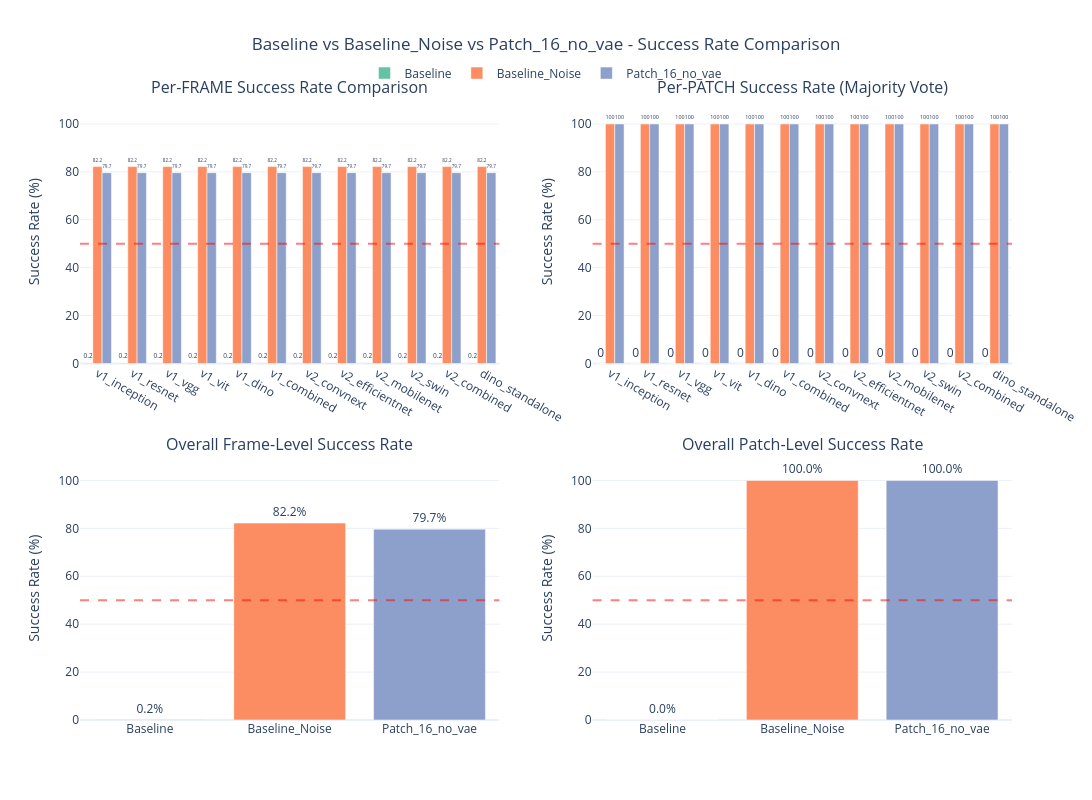

Write notebook code for a chart like this one.
### Code cell
# Combined comparison chart using Plotly - supports arbitrary number of experiments
import plotly.express as px
import plotly.graph_objects as go
from plotly.subplots import make_subplots

# Combine all summaries
all_summaries = pd.concat(experiment_summaries.values(), ignore_index=True)

# Color palette for experiments
color_palette = px.colors.qualitative.Set2
exp_colors = {exp: color_palette[i % len(color_palette)] for i, exp in enumerate(experiment_summaries.keys())}

# Create 2x2 subplot figure
fig = make_subplots(
    rows=2, cols=2,
    subplot_titles=(
        'Per-FRAME Success Rate Comparison',
        'Per-PATCH Success Rate (Majority Vote)',
        'Overall Frame-Level Success Rate',
        'Overall Patch-Level Success Rate'
    ),
    vertical_spacing=0.15,
    horizontal_spacing=0.1
)

# Get models from first experiment
models = list(experiment_summaries.values())[0]['Model'].tolist() if experiment_summaries else []

# 1. Per-Frame Success Rate comparison (top-left)
for exp_name, summary in experiment_summaries.items():
    fig.add_trace(
        go.Bar(name=exp_name, x=summary['Model'], y=summary['Frame Success Rate'],
               marker_color=exp_colors[exp_name], text=summary['Frame Success Rate'].round(1),
               textposition='outside', showlegend=True),
        row=1, col=1
    )
fig.add_hline(y=50, line_dash="dash", line_color="red", opacity=0.5, row=1, col=1)

# 2. Per-Patch Success Rate comparison (top-right)
for exp_name, summary in experiment_summaries.items():
    fig.add_trace(
        go.Bar(name=exp_name, x=summary['Model'], y=summary['Patch Success Rate'],
               marker_color=exp_colors[exp_name], text=summary['Patch Success Rate'].round(1),
               textposition='outside', showlegend=False),
        row=1, col=2
    )
fig.add_hline(y=50, line_dash="dash", line_color="red", opacity=0.5, row=1, col=2)

# 3. Average frame success rate per experiment (bottom-left)
exp_names = list(experiment_summaries.keys())
avg_frame_rates = [summary['Frame Success Rate'].mean() for summary in experiment_summaries.values()]
fig.add_trace(
    go.Bar(x=exp_names, y=avg_frame_rates,
           marker_color=[exp_colors[n] for n in exp_names],
           text=[f'{r:.1f}%' for r in avg_frame_rates],
           textposition='outside', showlegend=False),
    row=2, col=1
)
fig.add_hline(y=50, line_dash="dash", line_color="red", opacity=0.5, row=2, col=1)

# 4. Average patch success rate per experiment (bottom-right)
avg_patch_rates = [summary['Patch Success Rate'].mean() for summary in experiment_summaries.values()]
fig.add_trace(
    go.Bar(x=exp_names, y=avg_patch_rates,
           marker_color=[exp_colors[n] for n in exp_names],
           text=[f'{r:.1f}%' for r in avg_patch_rates],
           textposition='outside', showlegend=False),
    row=2, col=2
)
fig.add_hline(y=50, line_dash="dash", line_color="red", opacity=0.5, row=2, col=2)

# Update layout
title_text = ' vs '.join(experiment_summaries.keys()) + ' - Success Rate Comparison'
fig.update_layout(
    title_text=title_text,
    title_x=0.5,
    barmode='group',
    height=800,
    width=1200,
    template='plotly_white',
    legend=dict(orientation='h', yanchor='bottom', y=1.02, xanchor='center', x=0.5)
)

# Update all y-axes
for i in range(1, 3):
    for j in range(1, 3):
        fig.update_yaxes(range=[0, 110], title_text='Success Rate (%)', row=i, col=j)

fig.write_html('batch_capture_comparison.html')
fig.show()
print("✓ Interactive comparison saved to 'batch_capture_comparison.html'")

### Figure 1 — Plotly figure (JSON) as saved in the notebook; plotly's stock layout.template omitted (floating-point values rounded to 4 significant figures)
{"data": [{"marker": {"color": "rgb(102,194,165)"}, "name": "Baseline", "showlegend": true, "text": [0.2, 0.2, 0.2, 0.2, 0.2, 0.2, 0.2, 0.2, 0.2, 0.2, 0.2, 0.2], "textposition": "outside", "type": "bar", "x": ["v1_inception", "v1_resnet", "v1_vgg", "v1_vit", "v1_dino", "v1_combined", "v2_convnext", "v2_efficientnet", "v2_mobilenet", "v2_swin", "v2_combined", "dino_standalone"], "xaxis": "x", "y": [0.2, 0.2, 0.2, 0.2, 0.2, 0.2, 0.2, 0.2, 0.2, 0.2, 0.2, 0.2], "yaxis": "y"}, {"marker": {"color": "rgb(252,141,98)"}, "name": "Baseline_Noise", "showlegend": true, "text": [82.2, 82.2, 82.2, 82.2, 82.2, 82.2, 82.2, 82.2, 82.2, 82.2, 82.2, 82.2], "textposition": "outside", "type": "bar", "x": ["v1_inception", "v1_resnet", "v1_vgg", "v1_vit", "v1_dino", "v1_combined", "v2_convnext", "v2_efficientnet", "v2_mobilenet", "v2_swin", "v2_combined", "dino_standalone"], "xaxis": "x", "y": [82.2, 82.2, 82.2, 82.2, 82.2, 82.2, 82.2, 82.2, 82.2, 82.2, 82.2, 82.2], "yaxis": "y"}, {"marker": {"color": "rgb(141,160,203)"}, "name": "Patch_16_no_vae", "showlegend": true, "text": [79.7, 79.7, 79.7, 79.7, 79.7, 79.7, 79.7, 79.7, 79.7, 79.7, 79.7, 79.7], "textposition": "outside", "type": "bar", "x": ["v1_inception", "v1_resnet", "v1_vgg", "v1_vit", "v1_dino", "v1_combined", "v2_convnext", "v2_efficientnet", "v2_mobilenet", "v2_swin", "v2_combined", "dino_standalone"], "xaxis": "x", "y": [79.67, 79.67, 79.67, 79.67, 79.67, 79.67, 79.67, 79.67, 79.67, 79.67, 79.67, 79.67], "yaxis": "y"}, {"marker": {"color": "rgb(102,194,165)"}, "name": "Baseline", "showlegend": false, "text": [0, 0, 0, 0, 0, 0, 0, 0, 0, 0, 0, 0], "textposition": "outside", "type": "bar", "x": ["v1_inception", "v1_resnet", "v1_vgg", "v1_vit", "v1_dino", "v1_combined", "v2_convnext", "v2_efficientnet", "v2_mobilenet", "v2_swin", "v2_combined", "dino_standalone"], "xaxis": "x2", "y": [0, 0, 0, 0, 0, 0, 0, 0, 0, 0, 0, 0], "yaxis": "y2"}, {"marker": {"color": "rgb(252,141,98)"}, "name": "Baseline_Noise", "showlegend": false, "text": [100, 100, 100, 100, 100, 100, 100, 100, 100, 100, 100, 100], "textposition": "outside", "type": "bar", "x": ["v1_inception", "v1_resnet", "v1_vgg", "v1_vit", "v1_dino", "v1_combined", "v2_convnext", "v2_efficientnet", "v2_mobilenet", "v2_swin", "v2_combined", "dino_standalone"], "xaxis": "x2", "y": [100, 100, 100, 100, 100, 100, 100, 100, 100, 100, 100, 100], "yaxis": "y2"}, {"marker": {"color": "rgb(141,160,203)"}, "name": "Patch_16_no_vae", "showlegend": false, "text": [100, 100, 100, 100, 100, 100, 100, 100, 100, 100, 100, 100], "textposition": "outside", "type": "bar", "x": ["v1_inception", "v1_resnet", "v1_vgg", "v1_vit", "v1_dino", "v1_combined", "v2_convnext", "v2_efficientnet", "v2_mobilenet", "v2_swin", "v2_combined", "dino_standalone"], "xaxis": "x2", "y": [100, 100, 100, 100, 100, 100, 100, 100, 100, 100, 100, 100], "yaxis": "y2"}, {"marker": {"color": ["rgb(102,194,165)", "rgb(252,141,98)", "rgb(141,160,203)"]}, "showlegend": false, "text": ["0.2%", "82.2%", "79.7%"], "textposition": "outside", "type": "bar", "x": ["Baseline", "Baseline_Noise", "Patch_16_no_vae"], "xaxis": "x3", "y": [0.2, 82.2, 79.67], "yaxis": "y3"}, {"marker": {"color": ["rgb(102,194,165)", "rgb(252,141,98)", "rgb(141,160,203)"]}, "showlegend": false, "text": ["0.0%", "100.0%", "100.0%"], "textposition": "outside", "type": "bar", "x": ["Baseline", "Baseline_Noise", "Patch_16_no_vae"], "xaxis": "x4", "y": [0, 100, 100], "yaxis": "y4"}], "layout": {"annotations": [{"font": {"size": 16}, "showarrow": false, "text": "Per-FRAME Success Rate Comparison", "x": 0.225, "xanchor": "center", "xref": "paper", "y": 1, "yanchor": "bottom", "yref": "paper"}, {"font": {"size": 16}, "showarrow": false, "text": "Per-PATCH Success Rate (Majority Vote)", "x": 0.775, "xanchor": "center", "xref": "paper", "y": 1, "yanchor": "bottom", "yref": "paper"}, {"font": {"size": 16}, "showarrow": false, "text": "Overall Frame-Level Success Rate", "x": 0.225, "xanchor": "center", "xref": "paper", "y": 0.425, "yanchor": "bottom", "yref": "paper"}, {"font": {"size": 16}, "showarrow": false, "text": "Overall Patch-Level Success Rate", "x": 0.775, "xanchor": "center", "xref": "paper", "y": 0.425, "yanchor": "bottom", "yref": "paper"}], "barmode": "group", "height": 800, "legend": {"orientation": "h", "x": 0.5, "xanchor": "center", "y": 1.02, "yanchor": "bottom"}, "shapes": [{"line": {"color": "red", "dash": "dash"}, "opacity": 0.5, "type": "line", "x0": 0, "x1": 1, "xref": "x domain", "y0": 50, "y1": 50, "yref": "y"}, {"line": {"color": "red", "dash": "dash"}, "opacity": 0.5, "type": "line", "x0": 0, "x1": 1, "xref": "x2 domain", "y0": 50, "y1": 50, "yref": "y2"}, {"line": {"color": "red", "dash": "dash"}, "opacity": 0.5, "type": "line", "x0": 0, "x1": 1, "xref": "x3 domain", "y0": 50, "y1": 50, "yref": "y3"}, {"line": {"color": "red", "dash": "dash"}, "opacity": 0.5, "type": "line", "x0": 0, "x1": 1, "xref": "x4 domain", "y0": 50, "y1": 50, "yref": "y4"}], "title": {"text": "Baseline vs Baseline_Noise vs Patch_16_no_vae - Success Rate Comparison", "x": 0.5}, "width": 1200, "xaxis": {"anchor": "y", "domain": [0, 0.45]}, "xaxis2": {"anchor": "y2", "domain": [0.55, 1]}, "xaxis3": {"anchor": "y3", "domain": [0, 0.45]}, "xaxis4": {"anchor": "y4", "domain": [0.55, 1]}, "yaxis": {"anchor": "x", "domain": [0.575, 1], "range": [0, 110], "title": {"text": "Success Rate (%)"}}, "yaxis2": {"anchor": "x2", "domain": [0.575, 1], "range": [0, 110], "title": {"text": "Success Rate (%)"}}, "yaxis3": {"anchor": "x3", "domain": [0, 0.425], "range": [0, 110], "title": {"text": "Success Rate (%)"}}, "yaxis4": {"anchor": "x4", "domain": [0, 0.425], "range": [0, 110], "title": {"text": "Success Rate (%)"}}}}
